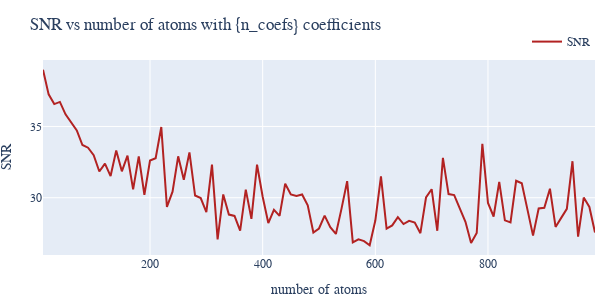

Notebook source saved alongside this figure:
### Code cell
plot_line(x=K, y=K_snr, title='SNR vs number of atoms with {n_coefs} coefficients', x_axes_title='number of atoms', y_axes_title='SNR', name='SNR')

### Figure 1 — Plotly figure (JSON) as saved in the notebook; plotly's stock layout.template omitted (floating-point values rounded to 4 significant figures)
{"data": [{"line": {"color": "firebrick"}, "name": "SNR", "type": "scatter", "x": [10, 20, 30, 40, 50, 60, 70, 80, 90, 100, 110, 120, 130, 140, 150, 160, 170, 180, 190, 200, 210, 220, 230, 240, 250, 260, 270, 280, 290, 300, 310, 320, 330, 340, 350, 360, 370, 380, 390, 400, 410, 420, 430, 440, 450, 460, 470, 480, 490, 500, 510, 520, 530, 540, 550, 560, 570, 580, 590, 600, 610, 620, 630, 640, 650, 660, 670, 680, 690, 700, 710, 720, 730, 740, 750, 760, 770, 780, 790, 800, 810, 820, 830, 840, 850, 860, 870, 880, 890, 900, 910, 920, 930, 940, 950, 960, 970, 980, 990], "y": [38.98, 37.25, 36.57, 36.72, 35.85, 35.25, 34.72, 33.7, 33.51, 32.98, 31.84, 32.39, 31.52, 33.32, 31.85, 32.95, 30.58, 32.9, 30.21, 32.61, 32.77, 34.96, 29.36, 30.42, 32.91, 31.26, 33.18, 30.15, 29.98, 29.0, 32.32, 27.08, 30.23, 28.82, 28.72, 27.68, 30.57, 28.51, 32.32, 30.07, 28.22, 29.15, 28.72, 30.98, 30.23, 30.12, 30.22, 29.46, 27.56, 27.84, 28.74, 27.93, 27.46, 29.24, 31.16, 26.86, 27.08, 26.95, 26.66, 28.4, 31.5, 27.83, 28.06, 28.63, 28.15, 28.38, 28.26, 27.51, 30.02, 30.6, 27.68, 32.79, 30.26, 30.19, 29.2, 28.31, 26.82, 27.53, 33.78, 29.64, 28.68, 31.11, 28.41, 28.26, 31.19, 31.02, 29.18, 27.34, 29.25, 29.3, 30.63, 27.95, 28.58, 29.22, 32.56, 27.27, 30.01, 29.35, 27.56]}], "layout": {"font": {"family": "Serif"}, "height": 300, "legend": {"orientation": "h", "x": 1, "xanchor": "right", "y": 1.02, "yanchor": "bottom"}, "margin": {"b": 5, "l": 5, "r": 5, "t": 60}, "showlegend": true, "title": {"text": "SNR vs number of atoms with {n_coefs} coefficients"}, "width": 600, "xaxis": {"autorange": true, "range": [10, 990], "title": {"text": "number of atoms"}, "type": "linear"}, "yaxis": {"autorange": true, "range": [25.98, 39.66], "title": {"text": "SNR"}, "type": "linear"}}}
